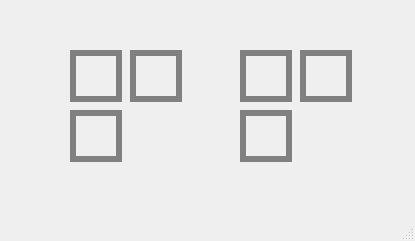
<?xml version="1.0" encoding="UTF-8"?>
<ui version="4.0">
 <class>MainWindow</class>
 <widget class="QMainWindow" name="MainWindow">
  <property name="geometry">
   <rect>
    <x>0</x>
    <y>0</y>
    <width>415</width>
    <height>241</height>
   </rect>
  </property>
  <property name="windowTitle">
   <string>QSS Image</string>
  </property>
  <property name="styleSheet">
   <string notr="true">QPushButton {
min-width: 32px;
min-height: 32px;
max-width: 32px;
max-height: 32px;
padding: 4px;
border: 6px solid gray;
}

#btnIcon{
qproperty-icon: url(:/setting.png);
qproperty-iconSize: 32px 32px;
}

#btnIcon_2{
qproperty-icon: url(:/setting.svg);
qproperty-iconSize: 32px 32px;
}

#btnImage{
image: url(:/setting.png);
}

#btnImage_2{
image: url(:/setting.svg);
}

#btnBgImage{
background-image: url(:/setting.png);
background-repeat: no-repeat;
background-position: center;
}

#btnBgImage_2{
background-image: url(:/setting.svg);
background-repeat: no-repeat;
background-position: center;
}

#btnBorderImage{
border-image: url(:/setting.png) 0 stretch stretch;
border: none;
padding: 0;
}

#btnBorderImage_2{
border-image: url(:/setting.svg) 0 stretch stretch;
border: none;
padding: 0;
}</string>
  </property>
  <widget class="QWidget" name="centralwidget">
   <widget class="QPushButton" name="btnIcon">
    <property name="geometry">
     <rect>
      <x>70</x>
      <y>50</y>
      <width>52</width>
      <height>52</height>
     </rect>
    </property>
    <property name="text">
     <string/>
    </property>
   </widget>
   <widget class="QPushButton" name="btnBorderImage">
    <property name="geometry">
     <rect>
      <x>130</x>
      <y>110</y>
      <width>32</width>
      <height>32</height>
     </rect>
    </property>
    <property name="text">
     <string/>
    </property>
   </widget>
   <widget class="QPushButton" name="btnBgImage">
    <property name="geometry">
     <rect>
      <x>70</x>
      <y>110</y>
      <width>52</width>
      <height>52</height>
     </rect>
    </property>
    <property name="text">
     <string/>
    </property>
   </widget>
   <widget class="QPushButton" name="btnImage">
    <property name="geometry">
     <rect>
      <x>130</x>
      <y>50</y>
      <width>52</width>
      <height>52</height>
     </rect>
    </property>
    <property name="text">
     <string/>
    </property>
   </widget>
   <widget class="QPushButton" name="btnBgImage_2">
    <property name="geometry">
     <rect>
      <x>240</x>
      <y>110</y>
      <width>52</width>
      <height>52</height>
     </rect>
    </property>
    <property name="text">
     <string/>
    </property>
   </widget>
   <widget class="QPushButton" name="btnImage_2">
    <property name="geometry">
     <rect>
      <x>300</x>
      <y>50</y>
      <width>52</width>
      <height>52</height>
     </rect>
    </property>
    <property name="text">
     <string/>
    </property>
   </widget>
   <widget class="QPushButton" name="btnBorderImage_2">
    <property name="geometry">
     <rect>
      <x>300</x>
      <y>110</y>
      <width>32</width>
      <height>32</height>
     </rect>
    </property>
    <property name="text">
     <string/>
    </property>
   </widget>
   <widget class="QPushButton" name="btnIcon_2">
    <property name="geometry">
     <rect>
      <x>240</x>
      <y>50</y>
      <width>52</width>
      <height>52</height>
     </rect>
    </property>
    <property name="text">
     <string/>
    </property>
   </widget>
  </widget>
  <widget class="QMenuBar" name="menubar">
   <property name="geometry">
    <rect>
     <x>0</x>
     <y>0</y>
     <width>415</width>
     <height>21</height>
    </rect>
   </property>
  </widget>
  <widget class="QStatusBar" name="statusbar"/>
 </widget>
 <resources/>
 <connections/>
</ui>
